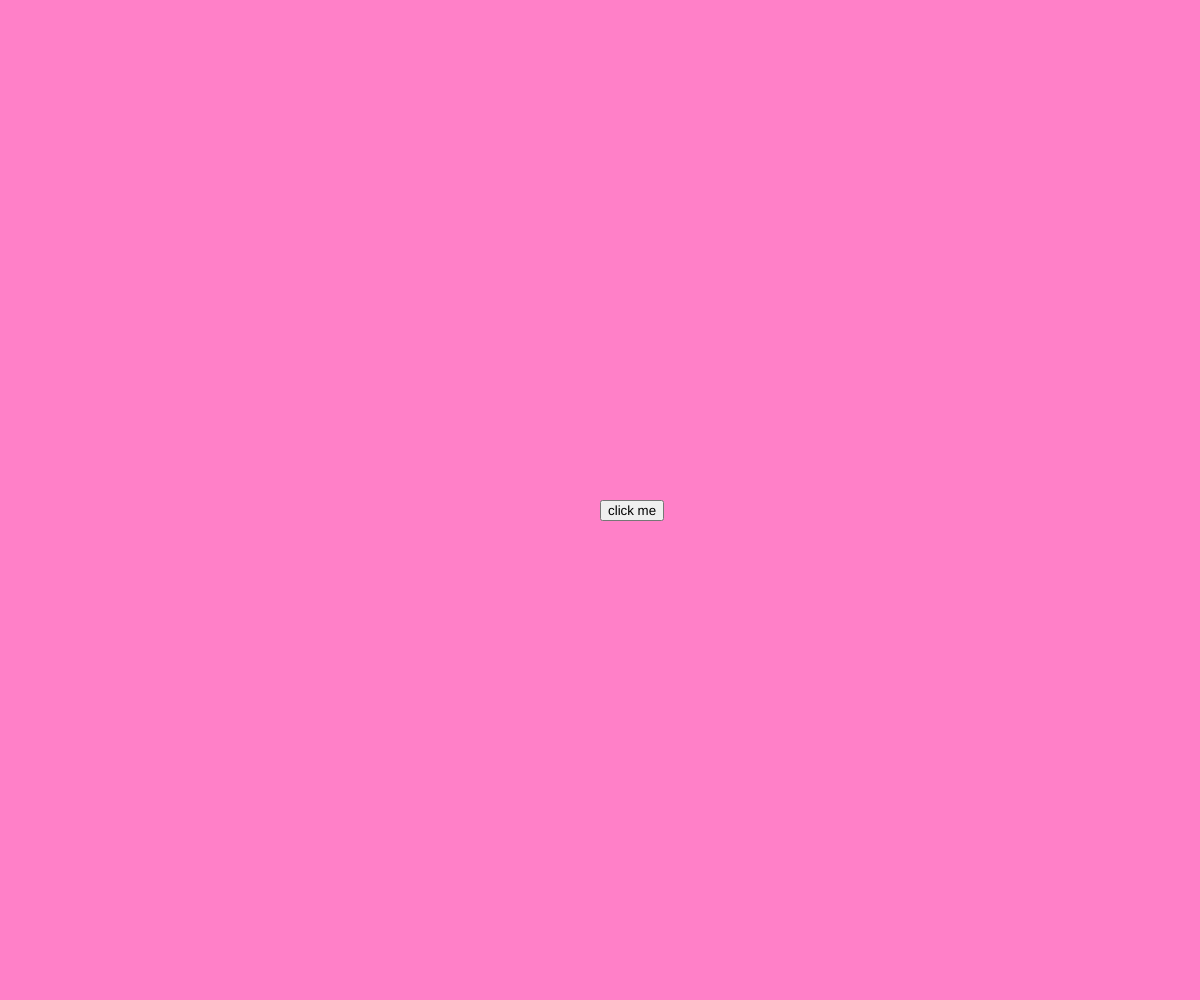
Frame 1 (no input)
Frame 60 (no input): identical to frame 1, image omitted
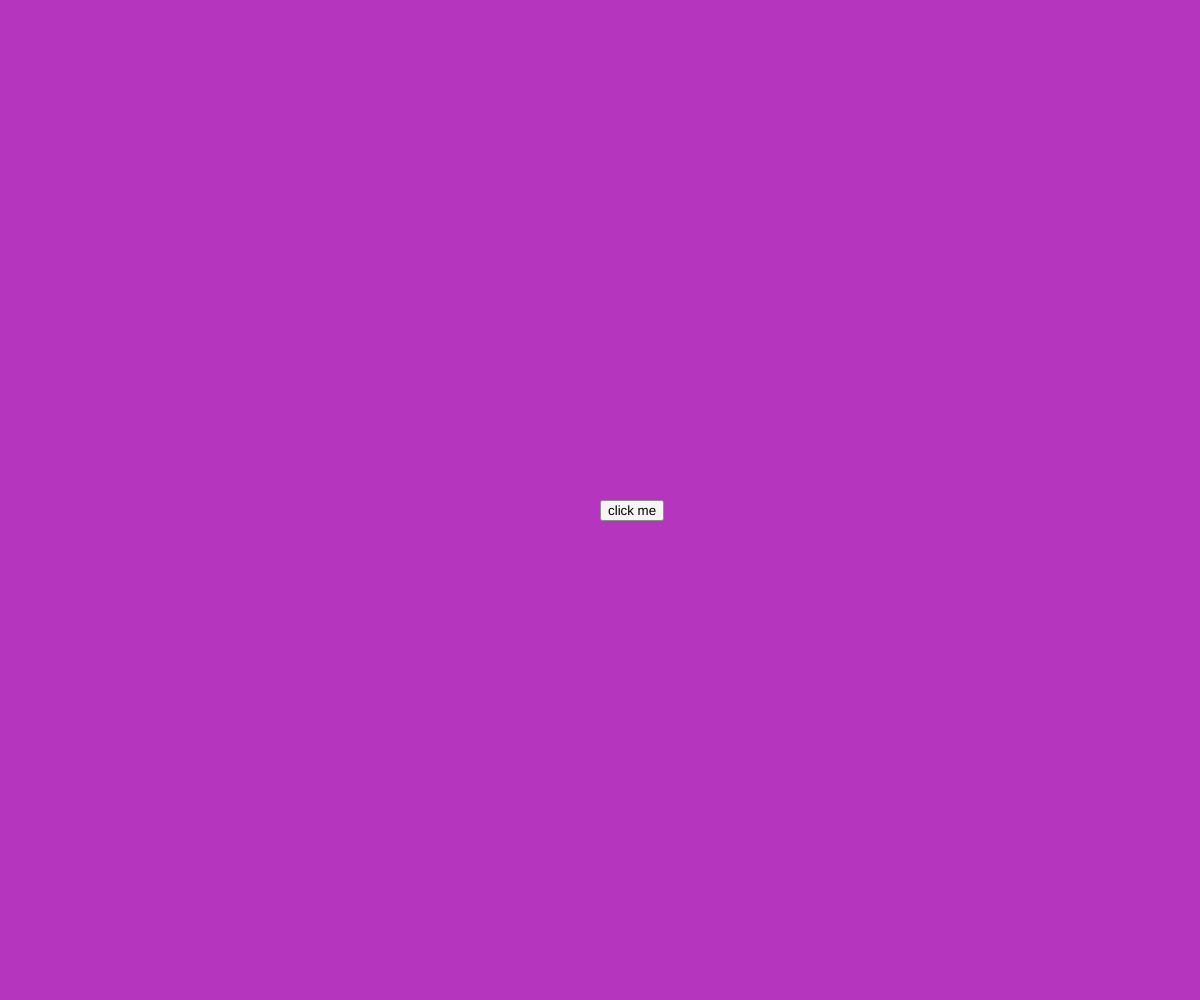
Frame 120 (the mouse pressed at the canvas centre since frame 60)

The p5.js sketch that drew these frames (run headless with seeded random() and noise() and a simulated clock; from frame 60 on, the mouse is pressed at the canvas centre):

// p5.js sketch
// ── sketch.js
let button;

function setup() {
  createCanvas(windowWidth, windowHeight);
  background(255,128,200);
  button = createButton('click me');
  button.position (windowWidth/2,windowHeight/2);
  button.mousePressed(changeBG);
}

function draw() {

}

function changeBG() {
  let valR = random(255);
  let valG = random(255);
  let valB = random(255);
  background(valR, valG, valB);
}
